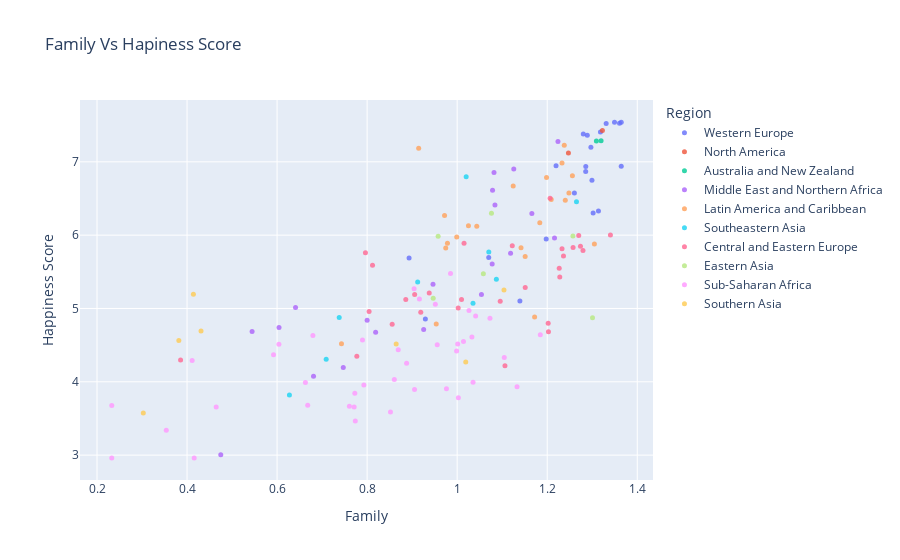

This figure's notebook cell:
### Code cell
# Family & Happiness Score
fig=px.scatter(df_eda,x='Family',y='Happiness Score',color='Region',hover_name='Region',opacity=0.8,title='Family Vs Hapiness Score')
fig.update_traces(marker_size=5)
fig.show()

### Figure 1 — Plotly figure (JSON) as saved in the notebook; plotly's stock layout.template omitted (floating-point values rounded to 4 significant figures)
{"data": [{"hovertemplate": "<b>%{hovertext}</b><br><br>Region=Western Europe<br>Family=%{x}<br>Happiness Score=%{y}<extra></extra>", "hovertext": ["Western Europe", "Western Europe", "Western Europe", "Western Europe", "Western Europe", "Western Europe", "Western Europe", "Western Europe", "Western Europe", "Western Europe", "Western Europe", "Western Europe", "Western Europe", "Western Europe", "Western Europe", "Western Europe", "Western Europe", "Western Europe", "Western Europe", "Western Europe", "Western Europe"], "legendgroup": "Western Europe", "marker": {"color": "#636efa", "opacity": 0.8, "size": 5, "symbol": "circle"}, "mode": "markers", "name": "Western Europe", "orientation": "v", "showlegend": true, "type": "scatter", "x": [1.35, 1.364, 1.361, 1.331, 1.318, 1.28, 1.289, 1.297, 1.22, 1.364, 1.286, 1.285, 1.299, 1.26, 1.314, 1.302, 1.198, 1.07, 0.8932, 1.139, 0.9293], "xaxis": "x", "y": [7.542, 7.542, 7.527, 7.522, 7.406, 7.378, 7.364, 7.2, 6.946, 6.94, 6.937, 6.867, 6.75, 6.575, 6.329, 6.302, 5.948, 5.695, 5.689, 5.102, 4.857], "yaxis": "y"}, {"hovertemplate": "<b>%{hovertext}</b><br><br>Region=North America<br>Family=%{x}<br>Happiness Score=%{y}<extra></extra>", "hovertext": ["North America", "North America"], "legendgroup": "North America", "marker": {"color": "#EF553B", "opacity": 0.8, "size": 5, "symbol": "circle"}, "mode": "markers", "name": "North America", "orientation": "v", "showlegend": true, "type": "scatter", "x": [1.323, 1.247], "xaxis": "x", "y": [7.427, 7.119], "yaxis": "y"}, {"hovertemplate": "<b>%{hovertext}</b><br><br>Region=Australia and New Zealand<br>Family=%{x}<br>Happiness Score=%{y}<extra></extra>", "hovertext": ["Australia and New Zealand", "Australia and New Zealand"], "legendgroup": "Australia and New Zealand", "marker": {"color": "#00cc96", "opacity": 0.8, "size": 5, "symbol": "circle"}, "mode": "markers", "name": "Australia and New Zealand", "orientation": "v", "showlegend": true, "type": "scatter", "x": [1.32, 1.309], "xaxis": "x", "y": [7.286, 7.284], "yaxis": "y"}, {"hovertemplate": "<b>%{hovertext}</b><br><br>Region=Middle East and Northern Africa<br>Family=%{x}<br>Happiness Score=%{y}<extra></extra>", "hovertext": ["Middle East and Northern Africa", "Middle East and Northern Africa", "Middle East and Northern Africa", "Middle East and Northern Africa", "Middle East and Northern Africa", "Middle East and Northern Africa", "Middle East and Northern Africa", "Middle East and Northern Africa", "Middle East and Northern Africa", "Middle East and Northern Africa", "Middle East and Northern Africa", "Middle East and Northern Africa", "Middle East and Northern Africa", "Middle East and Northern Africa", "Middle East and Northern Africa", "Middle East and Northern Africa", "Middle East and Northern Africa", "Middle East and Northern Africa", "Middle East and Northern Africa", "Middle East and Northern Africa"], "legendgroup": "Middle East and Northern Africa", "marker": {"color": "#ab63fa", "opacity": 0.8, "size": 5, "symbol": "circle"}, "mode": "markers", "name": "Middle East and Northern Africa", "orientation": "v", "showlegend": true, "type": "scatter", "x": [1.224, 1.126, 1.082, 1.079, 1.084, 1.166, 1.216, 1.119, 1.078, 0.9463, 1.054, 0.641, 0.8, 0.6043, 0.9256, 0.5445, 0.8189, 0.747, 0.6809, 0.4749], "xaxis": "x", "y": [7.278, 6.901, 6.853, 6.611, 6.411, 6.295, 5.96, 5.754, 5.605, 5.332, 5.192, 5.013, 4.839, 4.739, 4.715, 4.686, 4.677, 4.194, 4.077, 3.006], "yaxis": "y"}, {"hovertemplate": "<b>%{hovertext}</b><br><br>Region=Latin America and Caribbean<br>Family=%{x}<br>Happiness Score=%{y}<extra></extra>", "hovertext": ["Latin America and Caribbean", "Latin America and Caribbean", "Latin America and Caribbean", "Latin America and Caribbean", "Latin America and Caribbean", "Latin America and Caribbean", "Latin America and Caribbean", "Latin America and Caribbean", "Latin America and Caribbean", "Latin America and Caribbean", "Latin America and Caribbean", "Latin America and Caribbean", "Latin America and Caribbean", "Latin America and Caribbean", "Latin America and Caribbean", "Latin America and Caribbean", "Latin America and Caribbean", "Latin America and Caribbean", "Latin America and Caribbean", "Latin America and Caribbean", "Latin America and Caribbean", "Latin America and Caribbean"], "legendgroup": "Latin America and Caribbean", "marker": {"color": "#FFA15A", "opacity": 0.8, "size": 5, "symbol": "circle"}, "mode": "markers", "name": "Latin America and Caribbean", "orientation": "v", "showlegend": true, "type": "scatter", "x": [1.238, 0.9145, 1.233, 1.256, 1.198, 1.124, 1.248, 1.209, 1.24, 0.972, 1.184, 1.025, 1.044, 0.999, 0.9784, 1.305, 1.142, 0.9746, 1.151, 1.172, 0.9535, 0.743], "xaxis": "x", "y": [7.226, 7.187, 6.983, 6.81, 6.786, 6.67, 6.574, 6.485, 6.477, 6.269, 6.168, 6.13, 6.123, 5.975, 5.89, 5.878, 5.828, 5.824, 5.709, 4.885, 4.788, 4.518], "yaxis": "y"}, {"hovertemplate": "<b>%{hovertext}</b><br><br>Region=Southeastern Asia<br>Family=%{x}<br>Happiness Score=%{y}<extra></extra>", "hovertext": ["Southeastern Asia", "Southeastern Asia", "Southeastern Asia", "Southeastern Asia", "Southeastern Asia", "Southeastern Asia", "Southeastern Asia", "Southeastern Asia", "Southeastern Asia"], "legendgroup": "Southeastern Asia", "marker": {"color": "#19d3f3", "opacity": 0.8, "size": 5, "symbol": "circle"}, "mode": "markers", "name": "Southeastern Asia", "orientation": "v", "showlegend": true, "type": "scatter", "x": [1.02, 1.265, 1.07, 1.087, 0.9123, 1.035, 0.738, 0.709, 0.6274], "xaxis": "x", "y": [6.798, 6.455, 5.77, 5.399, 5.36, 5.073, 4.876, 4.307, 3.819], "yaxis": "y"}, {"hovertemplate": "<b>%{hovertext}</b><br><br>Region=Central and Eastern Europe<br>Family=%{x}<br>Happiness Score=%{y}<extra></extra>", "hovertext": ["Central and Eastern Europe", "Central and Eastern Europe", "Central and Eastern Europe", "Central and Eastern Europe", "Central and Eastern Europe", "Central and Eastern Europe", "Central and Eastern Europe", "Central and Eastern Europe", "Central and Eastern Europe", "Central and Eastern Europe", "Central and Eastern Europe", "Central and Eastern Europe", "Central and Eastern Europe", "Central and Eastern Europe", "Central and Eastern Europe", "Central and Eastern Europe", "Central and Eastern Europe", "Central and Eastern Europe", "Central and Eastern Europe", "Central and Eastern Europe", "Central and Eastern Europe", "Central and Eastern Europe", "Central and Eastern Europe", "Central and Eastern Europe", "Central and Eastern Europe", "Central and Eastern Europe", "Central and Eastern Europe", "Central and Eastern Europe", "Central and Eastern Europe"], "legendgroup": "Central and Eastern Europe", "marker": {"color": "#FF6692", "opacity": 0.8, "size": 5, "symbol": "circle"}, "mode": "markers", "name": "Central and Eastern Europe", "orientation": "v", "showlegend": true, "type": "scatter", "x": [1.206, 1.34, 1.27, 1.015, 1.122, 1.274, 1.257, 1.233, 1.279, 0.7962, 1.236, 0.812, 1.227, 1.228, 1.151, 0.9379, 0.9056, 0.8859, 1.01, 1.096, 1.002, 0.8043, 0.9192, 1.202, 0.8556, 1.203, 0.7771, 0.3856, 1.106], "xaxis": "x", "y": [6.505, 6.003, 5.995, 5.889, 5.855, 5.848, 5.833, 5.813, 5.791, 5.759, 5.716, 5.589, 5.548, 5.429, 5.286, 5.212, 5.192, 5.124, 5.123, 5.098, 5.007, 4.959, 4.949, 4.8, 4.786, 4.681, 4.35, 4.297, 4.218], "yaxis": "y"}, {"hovertemplate": "<b>%{hovertext}</b><br><br>Region=Eastern Asia<br>Family=%{x}<br>Happiness Score=%{y}<extra></extra>", "hovertext": ["Eastern Asia", "Eastern Asia", "Eastern Asia", "Eastern Asia", "Eastern Asia", "Eastern Asia"], "legendgroup": "Eastern Asia", "marker": {"color": "#B6E880", "opacity": 0.8, "size": 5, "symbol": "circle"}, "mode": "markers", "name": "Eastern Asia", "orientation": "v", "showlegend": true, "type": "scatter", "x": [1.076, 1.257, 0.9577, 1.058, 0.9467, 1.301], "xaxis": "x", "y": [6.298, 5.987, 5.984, 5.474, 5.14, 4.874], "yaxis": "y"}, {"hovertemplate": "<b>%{hovertext}</b><br><br>Region=Sub-Saharan Africa<br>Family=%{x}<br>Happiness Score=%{y}<extra></extra>", "hovertext": ["Sub-Saharan Africa", "Sub-Saharan Africa", "Sub-Saharan Africa", "Sub-Saharan Africa", "Sub-Saharan Africa", "Sub-Saharan Africa", "Sub-Saharan Africa", "Sub-Saharan Africa", "Sub-Saharan Africa", "Sub-Saharan Africa", "Sub-Saharan Africa", "Sub-Saharan Africa", "Sub-Saharan Africa", "Sub-Saharan Africa", "Sub-Saharan Africa", "Sub-Saharan Africa", "Sub-Saharan Africa", "Sub-Saharan Africa", "Sub-Saharan Africa", "Sub-Saharan Africa", "Sub-Saharan Africa", "Sub-Saharan Africa", "Sub-Saharan Africa", "Sub-Saharan Africa", "Sub-Saharan Africa", "Sub-Saharan Africa", "Sub-Saharan Africa", "Sub-Saharan Africa", "Sub-Saharan Africa", "Sub-Saharan Africa", "Sub-Saharan Africa", "Sub-Saharan Africa", "Sub-Saharan Africa", "Sub-Saharan Africa", "Sub-Saharan Africa", "Sub-Saharan Africa", "Sub-Saharan Africa", "Sub-Saharan Africa", "Sub-Saharan Africa", "Sub-Saharan Africa"], "legendgroup": "Sub-Saharan Africa", "marker": {"color": "#FF97FF", "opacity": 0.8, "size": 5, "symbol": "circle"}, "mode": "markers", "name": "Sub-Saharan Africa", "orientation": "v", "showlegend": true, "type": "scatter", "x": [0.9852, 0.9043, 0.9161, 0.9515, 1.026, 1.041, 1.073, 1.185, 0.6795, 1.033, 0.7897, 1.014, 1.001, 0.6041, 0.9557, 0.8691, 0.9988, 0.5921, 1.105, 0.4113, 0.8877, 0.8604, 1.035, 0.6629, 0.7927, 1.133, 0.9762, 0.9053, 0.7726, 1.003, 0.668, 0.2328, 0.7606, 0.4647, 0.7712, 0.8519, 0.7737, 0.3539, 0.4159, 0.2328], "xaxis": "x", "y": [5.477, 5.268, 5.129, 5.057, 4.971, 4.898, 4.867, 4.642, 4.633, 4.61, 4.571, 4.55, 4.517, 4.512, 4.507, 4.436, 4.419, 4.369, 4.332, 4.292, 4.252, 4.033, 3.995, 3.989, 3.956, 3.931, 3.904, 3.896, 3.845, 3.781, 3.681, 3.678, 3.667, 3.656, 3.655, 3.587, 3.465, 3.34, 2.963, 2.963], "yaxis": "y"}, {"hovertemplate": "<b>%{hovertext}</b><br><br>Region=Southern Asia<br>Family=%{x}<br>Happiness Score=%{y}<extra></extra>", "hovertext": ["Southern Asia", "Southern Asia", "Southern Asia", "Southern Asia", "Southern Asia", "Southern Asia", "Southern Asia"], "legendgroup": "Southern Asia", "marker": {"color": "#FECB52", "opacity": 0.8, "size": 5, "symbol": "circle"}, "mode": "markers", "name": "Southern Asia", "orientation": "v", "showlegend": true, "type": "scatter", "x": [1.104, 0.4141, 0.4311, 0.3817, 0.8645, 1.019, 0.3029], "xaxis": "x", "y": [5.253, 5.194, 4.694, 4.565, 4.514, 4.271, 3.575], "yaxis": "y"}], "layout": {"legend": {"title": {"text": "Region"}, "tracegroupgap": 0}, "title": {"text": "Family Vs Hapiness Score"}, "xaxis": {"anchor": "y", "domain": [0, 1], "title": {"text": "Family"}}, "yaxis": {"anchor": "x", "domain": [0, 1], "title": {"text": "Happiness Score"}}}}
